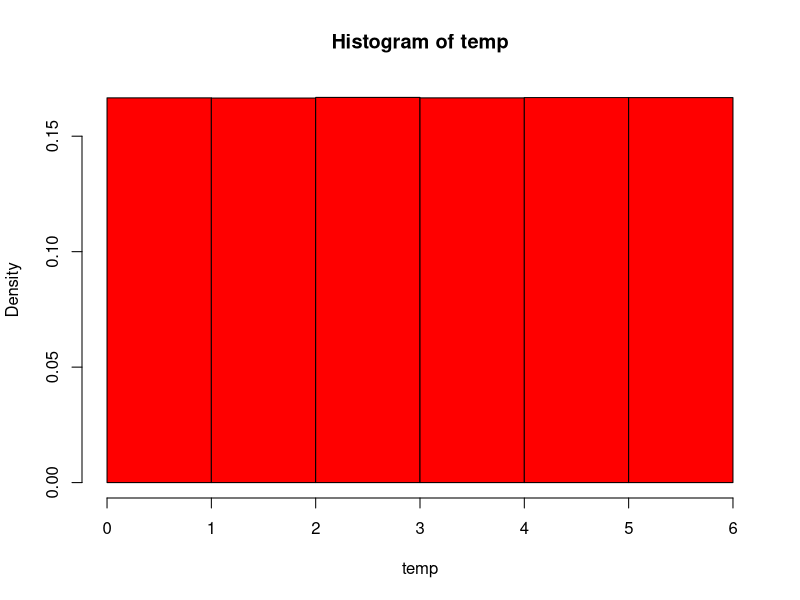

Source code (R):
temp<-floor(
  runif(5000000,# 試行回数
        1,      # 出力する乱数の最小値
        7       # 出力する乱数の最大値の次の値
  )
)

hist(           # ヒストグラムを作成
  temp,
  breaks = seq(
    0,          # 下限
    6,          # 上限
    1           # 階級の幅
  ),
  freq = FALSE, # 相対度数を表示する
  col="red"     # 棒の色は赤
)
